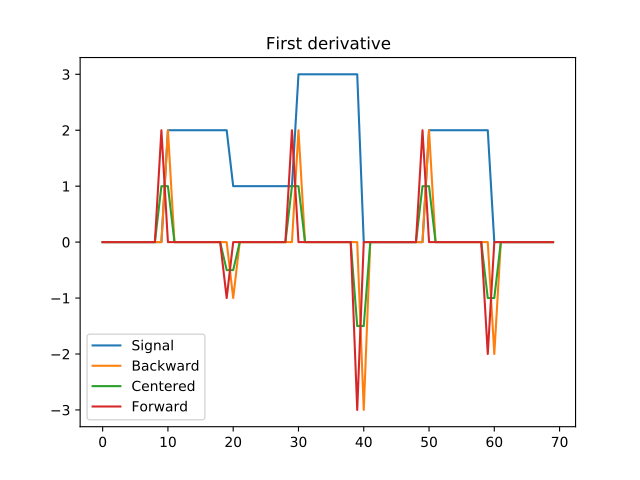

This figure's Python source:
import numpy as np
import matplotlib.pyplot as plt
from pycsou.linop.diff import FirstDerivative

x = np.repeat([0,2,1,3,0,2,0], 10)
Dop_bwd = FirstDerivative(size=x.size, kind='backward')
Dop_fwd = FirstDerivative(size=x.size, kind='forward')
Dop_cent = FirstDerivative(size=x.size, kind='centered')
y_bwd = Dop_bwd * x
y_cent = Dop_cent * x
y_fwd = Dop_fwd * x
plt.figure()
plt.plot(np.arange(x.size), x)
plt.plot(np.arange(x.size), y_bwd)
plt.plot(np.arange(x.size), y_cent)
plt.plot(np.arange(x.size), y_fwd)
plt.legend(['Signal', 'Backward', 'Centered', 'Forward'])
plt.title('First derivative')
plt.show()
